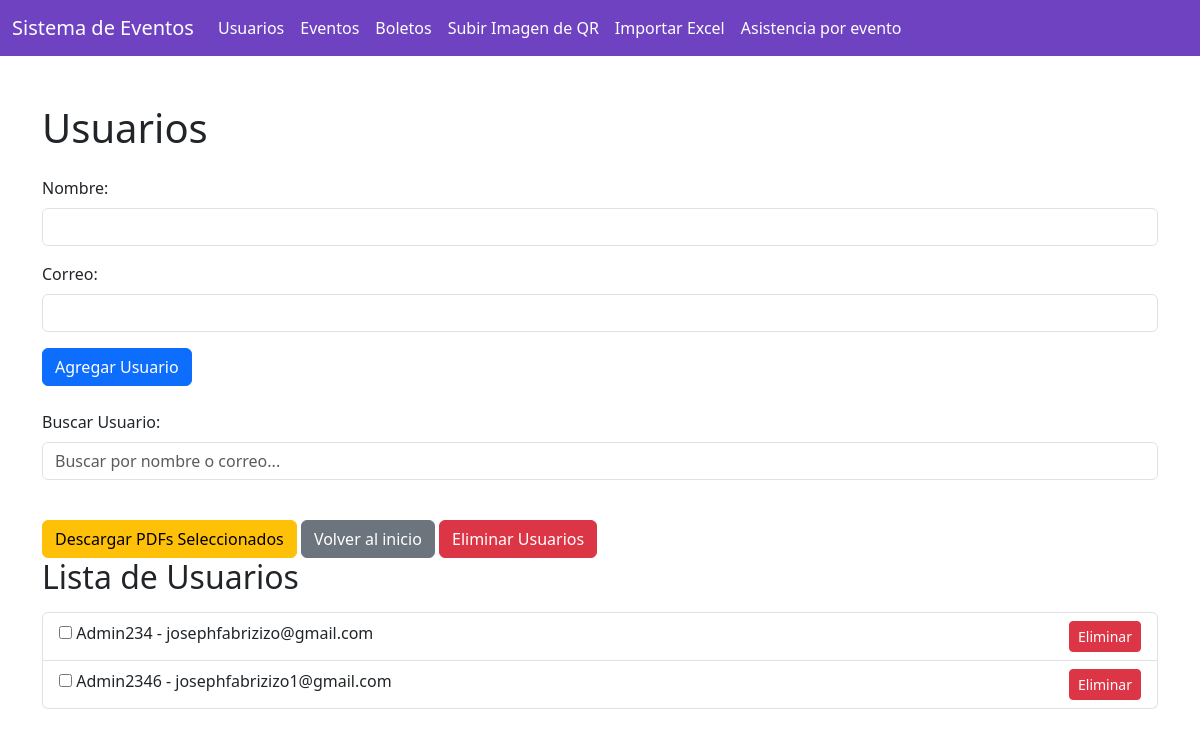
Before: /usuarios with the older database file.
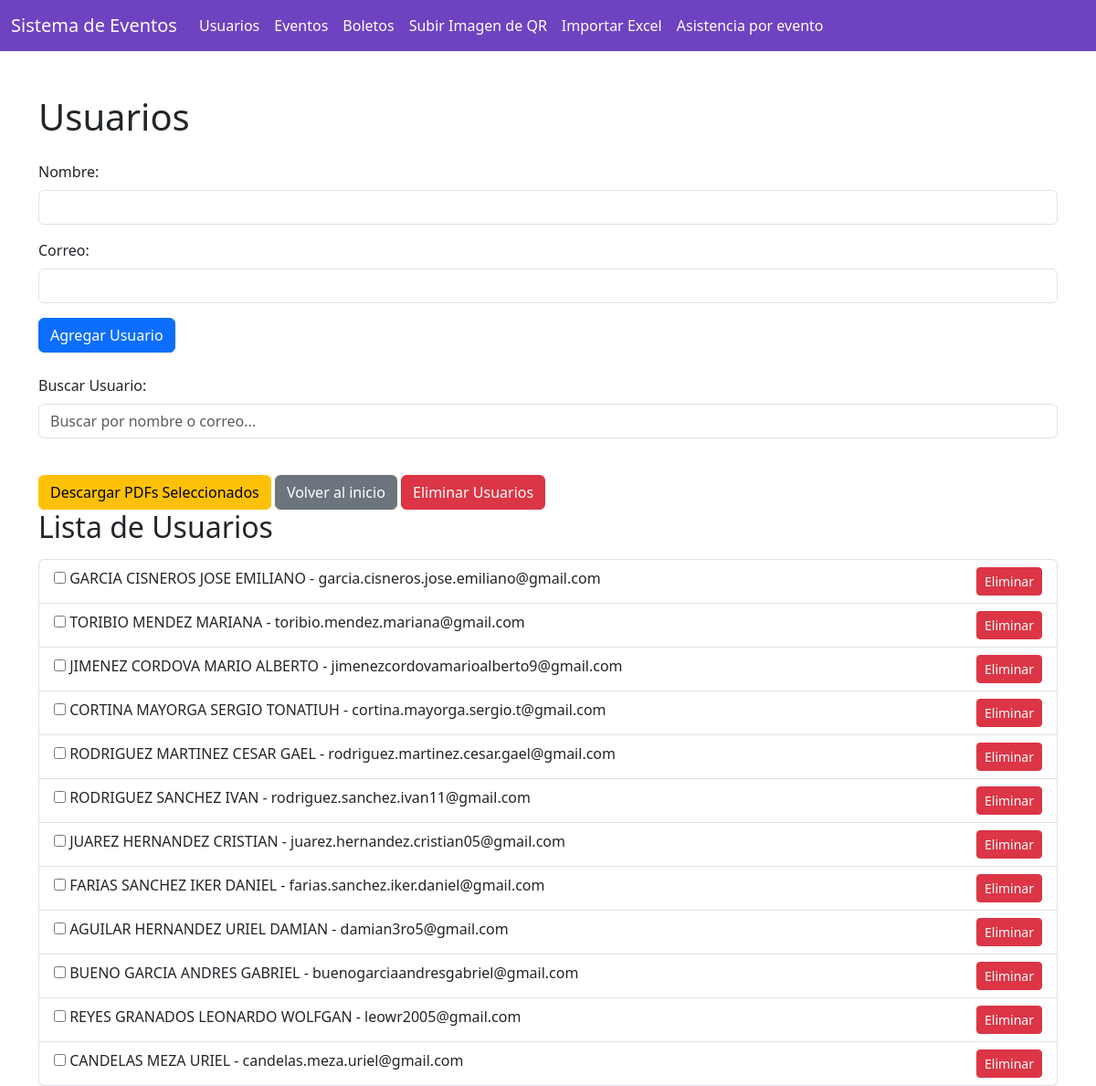
After: the same page with the newer database file.
### app.py (models this page shows)
class Usuario(db.Model):
    id = db.Column(db.Integer, primary_key=True)
    nombre = db.Column(db.String(100), nullable=False)
    correo = db.Column(db.String(100), unique=True, nullable=False)
    boletos = db.relationship('Boleto', backref='usuario', lazy=True)

### app.py (the view, shortened to what this page needs)
@app.route('/usuarios', methods=['GET', 'POST'])
def usuarios():
    usuarios = Usuario.query.all()
    return render_template('usuarios.html', usuarios=usuarios)

### templates/usuarios.html (shortened to what this page needs)
<!DOCTYPE html>
<html lang="es">
  <head>
    <link
      href="https://cdn.jsdelivr.net/npm/bootstrap@5.3.0-alpha1/dist/css/bootstrap.min.css"
      rel="stylesheet"
    />
  </head>
  <body>
    {% include 'header.html' %}
    <div class="container mt-5">
      <h1 class="mb-4">Usuarios</h1>
      <form method="POST" class="mb-4">
        <div class="mb-3">
          <label for="nombre" class="form-label">Nombre:</label>
          <input
            type="text"
            name="nombre"
            id="nombre"
            class="form-control"
            required
          />
        </div>
        <div class="mb-3">
          <label for="correo" class="form-label">Correo:</label>
          <input
            type="email"
            name="correo"
            id="correo"
            class="form-control"
            required
          />
        </div>
        <button type="submit" class="btn btn-primary">Agregar Usuario</button>
      </form>
      <div class="mb-4">
        <label for="buscar" class="form-label">Buscar Usuario:</label>
        <input
          type="text"
          id="buscar"
          class="form-control"
          placeholder="Buscar por nombre o correo..."
        />
      </div>
      <button id="descargar-seleccionados" class="btn btn-warning mt-3">
        Descargar PDFs Seleccionados
      </button>
      <a href="/" class="btn btn-secondary mt-3">Volver al inicio</a>
      <button id="eliminar-usuarios" class="btn btn-danger mt-3">
        Eliminar Usuarios
      </button>
      <h2 class="mb-3">Lista de Usuarios</h2>
      <ul class="list-group" id="lista-usuarios">
        {% for usuario in usuarios %}
        <li class="list-group-item">
          <input
            type="checkbox"
            class="seleccionar-usuario"
            data-usuario-id="{{ usuario.id }}"
          />
          {{ usuario.nombre }} - {{ usuario.correo }}
          <button
            class="btn btn-sm btn-danger float-end eliminar-usuario"
            data-usuario-id="{{ usuario.id }}"
          >
            Eliminar
          </button>
        </li>
        {% endfor %}
      </ul>
    </div>
  </body>
</html>

Changed rows visible on the page:
changed Usuario: nombre "Admin234" → "GARCIA CISNEROS JOSE EMILIANO"; correo "josephfabrizizo@gmail.com" → "garcia.cisneros.jose.emiliano@gmail.com"
changed Usuario: nombre "Admin2346" → "TORIBIO MENDEZ MARIANA"; correo "josephfabrizizo1@gmail.com" → "toribio.mendez.mariana@gmail.com"
added Usuario: nombre "JIMENEZ CORDOVA MARIO ALBERTO", correo "jimenezcordovamarioalberto9@gmail.com"
added Usuario: nombre "CORTINA MAYORGA SERGIO TONATIUH", correo "cortina.mayorga.sergio.t@gmail.com"
added Usuario: nombre "RODRIGUEZ MARTINEZ CESAR GAEL", correo "rodriguez.martinez.cesar.gael@gmail.com"
added Usuario: nombre "RODRIGUEZ SANCHEZ IVAN", correo "rodriguez.sanchez.ivan11@gmail.com"
added Usuario: nombre "JUAREZ HERNANDEZ CRISTIAN", correo "juarez.hernandez.cristian05@gmail.com"
added Usuario: nombre "FARIAS SANCHEZ IKER DANIEL", correo "farias.sanchez.iker.daniel@gmail.com"
added Usuario: nombre "AGUILAR HERNANDEZ URIEL DAMIAN", correo "damian3ro5@gmail.com"
added Usuario: nombre "BUENO GARCIA ANDRES GABRIEL", correo "buenogarciaandresgabriel@gmail.com"
added Usuario: nombre "REYES GRANADOS LEONARDO WOLFGAN", correo "leowr2005@gmail.com"
added Usuario: nombre "CANDELAS MEZA URIEL", correo "candelas.meza.uriel@gmail.com"
